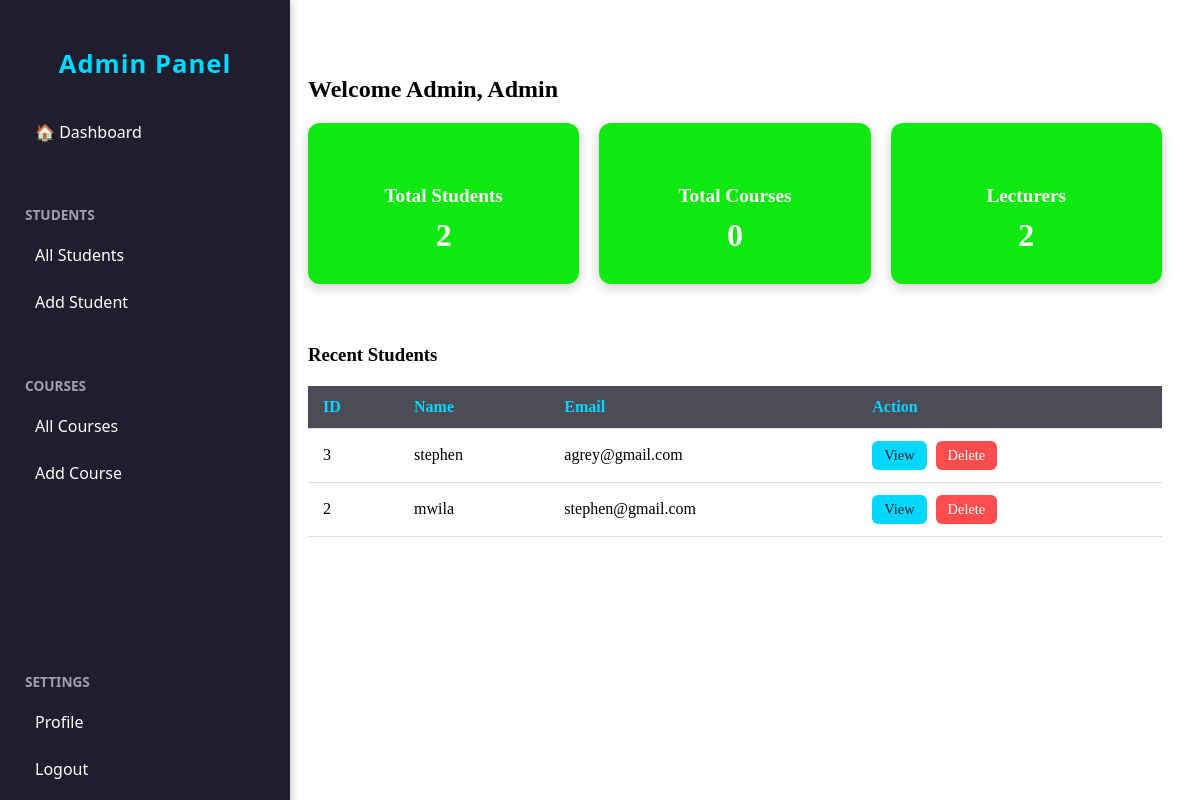
The page /admin_dashboard/ (signed in) on the database as committed earlier.
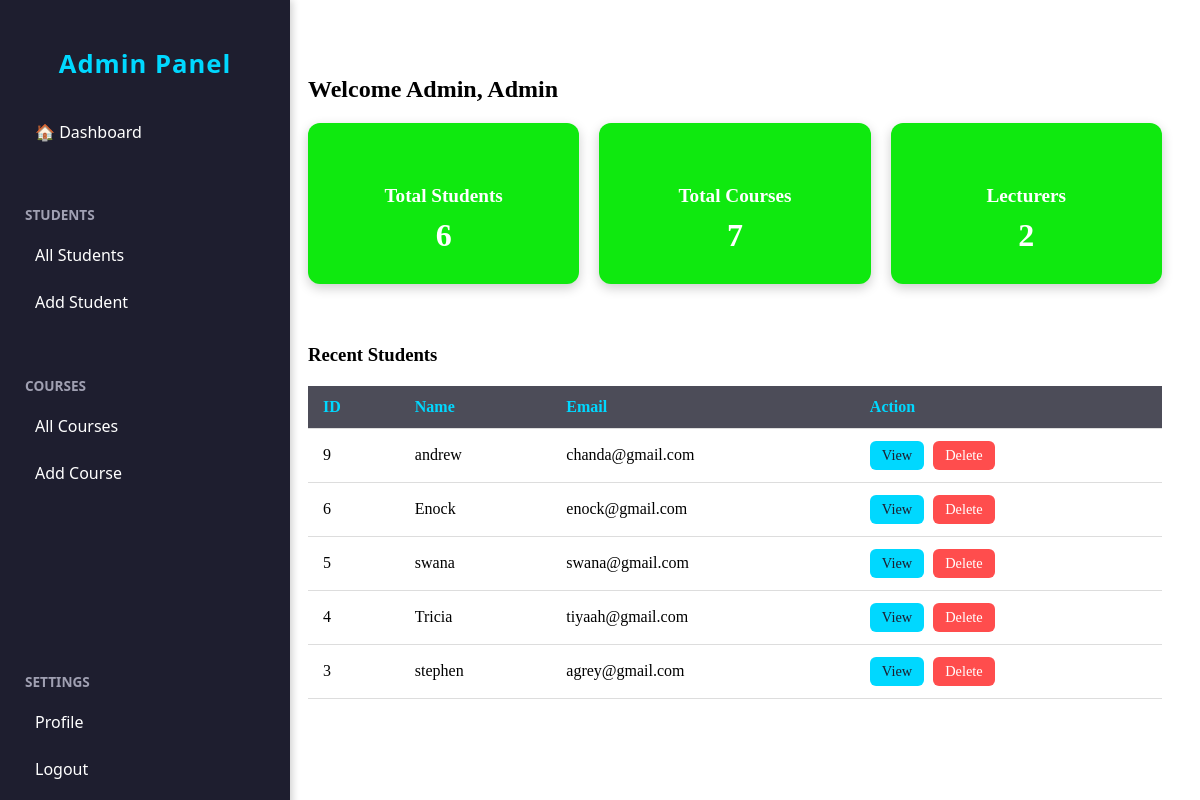
The same page on the database as committed later.
### student_app/models.py (models this page shows, shortened)
class Student(models.Model):
    user = models.OneToOneField('auth.User', on_delete=models.CASCADE, null=True, blank=True)
    first_name= models.CharField(max_length=30)
    last_name= models.CharField(max_length=30)
    image= models.ImageField(upload_to='images/')
    email= models.EmailField()
    age= models.IntegerField()
    phone= models.CharField(max_length=12)
    courses= models.ManyToManyField(Course, related_name="students")

### student_app/views.py (the view)
# urls.py: path('admin_dashboard/', views.admin_dashboard, name= 'admin_dashboard'),
@staff_member_required
def admin_dashboard(request):
    courses_offered= Course.objects.count()
    students= Student.objects.count()
    lecturers= Lecture.objects.count()
    latest_students= Student.objects.order_by('-id')[:5]
    return render(request, 'admin.html', {
    'students': students,
    'courses_offered': courses_offered,
    'latest_students':latest_students,
    'lecturers': lecturers
    })

### student_app/templates/admin.html (shortened to what this page needs)
{% load static %}
<div id="admin-sidebar">
    <h3 class="sidebar-logo">Admin Panel</h3>
    <div class="sidebar-section">
        <a href="#" class="sidebar-link">🏠 Dashboard</a>
    </div>
    <div class="sidebar-section">
        <h5 class="sidebar-section-title">Students</h5>
        <a href="{% url 'student_info' %}" class="sidebar-link">All Students</a>
        <a href="{% url 'register_student' %}" class="sidebar-link">Add Student</a>
    </div>
    <div class="sidebar-section">
        <h5 class="sidebar-section-title">Courses</h5>
        <a href="{% url 'view_courses' %}" class="sidebar-link">All Courses</a>
        <a href="{% url 'add_course' %}" class="sidebar-link">Add Course</a>
    </div>
    <div class="sidebar-section mt-auto">
        <h5 class="sidebar-section-title">Settings</h5>
        <a href="#" class="sidebar-link">Profile</a>
        <a href="{% url 'logout' %}" class="sidebar-link">Logout</a>
    </div>
</div>
<div id="admin-content">
    <h2>Welcome {{user.username}}, Admin</h2>
    <div style="display:flex; flex-wrap:wrap; gap:20px; margin-top:20px;">
        <div class="admin-card" style="flex:1;">
            <h5>Total Students</h5>
            <p>{{students }}</p>
        </div>
        <div class="admin-card" style="flex:1;">
            <h5>Total Courses</h5>
            <p>{{ courses_offered }}</p>
        </div>
        <div class="admin-card" style="flex:1;">
            <h5>Lecturers</h5>
            <p>{{ lecturers }}</p>
        </div>
    </div>
    <h3 style="margin-top:40px; margin-bottom:15px;">Recent Students</h3>
    <table class="admin-table">
        <thead>
            <tr>
                <th>ID</th>
                <th>Name</th>
                <th>Email</th>
                <th>Action</th>
            </tr>
        </thead>
        <tbody>
            {% for student in latest_students %}
            <tr>
                <td>{{ student.id }}</td>
                <td>{{ student.first_name }}</td>
                <td>{{ student.email }}</td>
                 <td>
            <a href="#" class="action-btn view-btn">View</a>
            <a href="{% url 'delete_student' student.id %}"
               class="action-btn delete-btn"
               onclick="return confirm('Are you sure you want to delete this student?');">
               Delete
            </a>
        </td>
            </tr>
            {% endfor %}
        </tbody>
    </table>
</div>

Rows that differ between the two databases and show on the page:
no longer on this page (row unchanged): Student: id "2", first_name "mwila", email "stephen@gmail.com"
added Student: id "9", first_name "andrew", email "chanda@gmail.com"
added Student: id "6", first_name "Enock", email "enock@gmail.com"
added Student: id "5", first_name "swana", email "swana@gmail.com"
added Student: id "4", first_name "Tricia", email "tiyaah@gmail.com"
Other text that changed with them:
{{ students }}: "2" → "6"
{{ courses_offered }}: "0" → "7"
